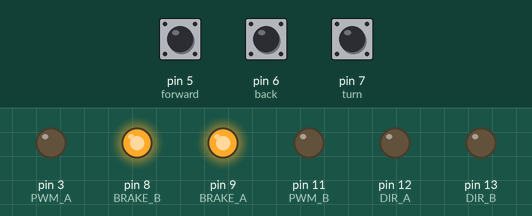
Recording of a sketch running on a simulated Arduino Uno, built with avr-gcc and run on an emulated ATmega328P. On the bench: output pins drawn as LEDs (lit = HIGH). The test bench sets the inputs (shaded band); at power-on: pin 5 (forward) HIGH, pin 6 (back) HIGH, pin 7 (turn) HIGH. What the sketch prints to the serial monitor is not drawn.

Above: at 1.2 s.
1.3 s: pin 5 (forward) pulled LOW for 0.15 s
At 1.9 s:
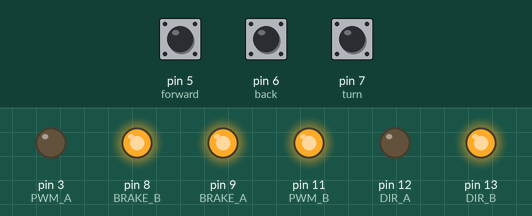
2.9 s: pin 6 (back) pulled LOW for 0.15 s
At 4.2 s:
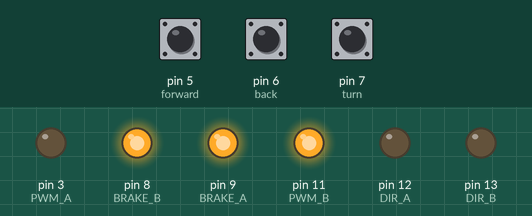
4.5 s: pin 7 (turn) pulled LOW for 0.15 s
At 5.4 s:
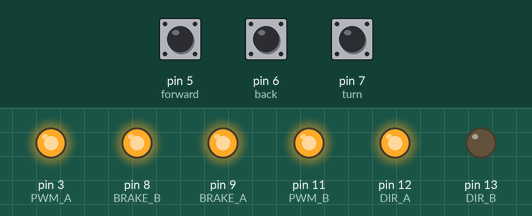
6.1 s: pin 5 (forward) pulled LOW for 1 s
At 8.2 s:
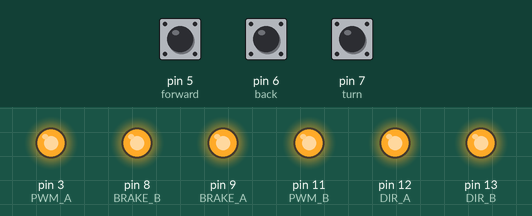
8.6 s: pin 6 (back) pulled LOW for 1 s
At 9.3 s:
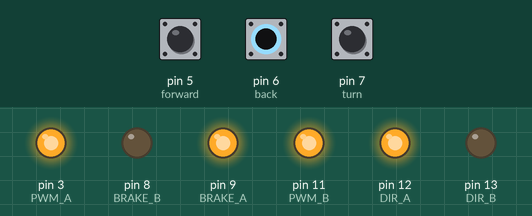
11.1 s: pin 6 (back) pulled LOW for 3.2 s
At 14.9 s:
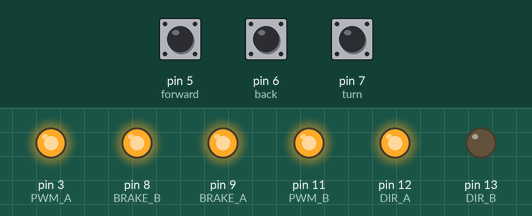
Timing chart, 0 to 16.4 s (numbered marks = the images above; inputs shaded):
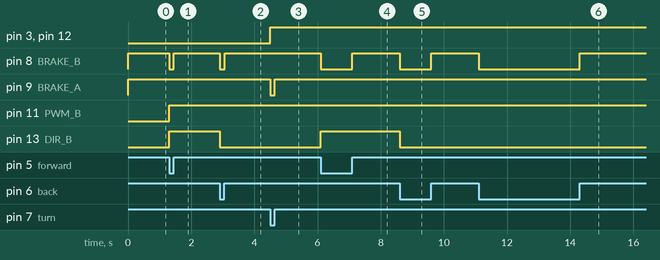

Measured:
- after the input at 1.3 s, pin 8 (BRAKE_B): HIGH → LOW at once, → HIGH 0.15 s later; pin 11 (PWM_B), pin 13 (DIR_B): LOW → HIGH at once
- after the input at 2.9 s, pin 8 (BRAKE_B): HIGH → LOW at once, → HIGH 0.15 s later; pin 13 (DIR_B): HIGH → LOW at once
- after the input at 4.5 s, pin 3 (PWM_A), pin 12 (DIR_A): LOW → HIGH at once; pin 9 (BRAKE_A): HIGH → LOW at once, → HIGH 0.15 s later
- after the input at 6.1 s, pin 8 (BRAKE_B): HIGH → LOW at once, → HIGH 1.0 s later; pin 13 (DIR_B): LOW → HIGH at once
- after the input at 8.6 s, pin 8 (BRAKE_B): HIGH → LOW at once, → HIGH 1.0 s later; pin 13 (DIR_B): HIGH → LOW at once
- after the input at 11.1 s, pin 8 (BRAKE_B): HIGH → LOW at once, → HIGH 3.2 s later

The sketch:

MacroCraftArduinoCode.ino
```cpp
const int
PWM_A   = 3,
DIR_A   = 12,
BRAKE_A = 9,
//SNS_A   = A0,
PWM_B   = 11,
DIR_B   = 13,
BRAKE_B = 8,
//SNS_B   = A1,
turn = 7,
back = 6,
forward = 5;

void setup() {
  pinMode(BRAKE_A, OUTPUT);
  pinMode(DIR_A, OUTPUT);
  pinMode(BRAKE_B, OUTPUT);
  pinMode(DIR_B, OUTPUT);
  pinMode(turn, INPUT_PULLUP);
  pinMode(back, INPUT_PULLUP);
  pinMode(forward, INPUT_PULLUP);
  Serial.begin(9600);
}

void loop() {
  int turnState = digitalRead(turn);
  int backState = digitalRead(back);
  int forwardState = digitalRead(forward);

  if (turnState == 0) {
    digitalWrite(BRAKE_A, LOW);
    digitalWrite(DIR_A, HIGH);
    analogWrite(PWM_A, 255);
  }
    else{
    digitalWrite(BRAKE_A, HIGH);
  }

  if( forwardState == 0 ){
    digitalWrite(BRAKE_B, LOW);
    digitalWrite(DIR_B, HIGH);
    analogWrite(PWM_B, 255);
  }

    else if( backState == 0){
    digitalWrite(BRAKE_B, LOW);
    digitalWrite(DIR_B, LOW);
    analogWrite(PWM_B, 255);
  }

  else{
    digitalWrite(BRAKE_B, HIGH);
  }

  Serial.print(turnState);
  Serial.print("\t");
  Serial.print(backState);
  Serial.print("\t");
  Serial.println(forwardState);

}
```
